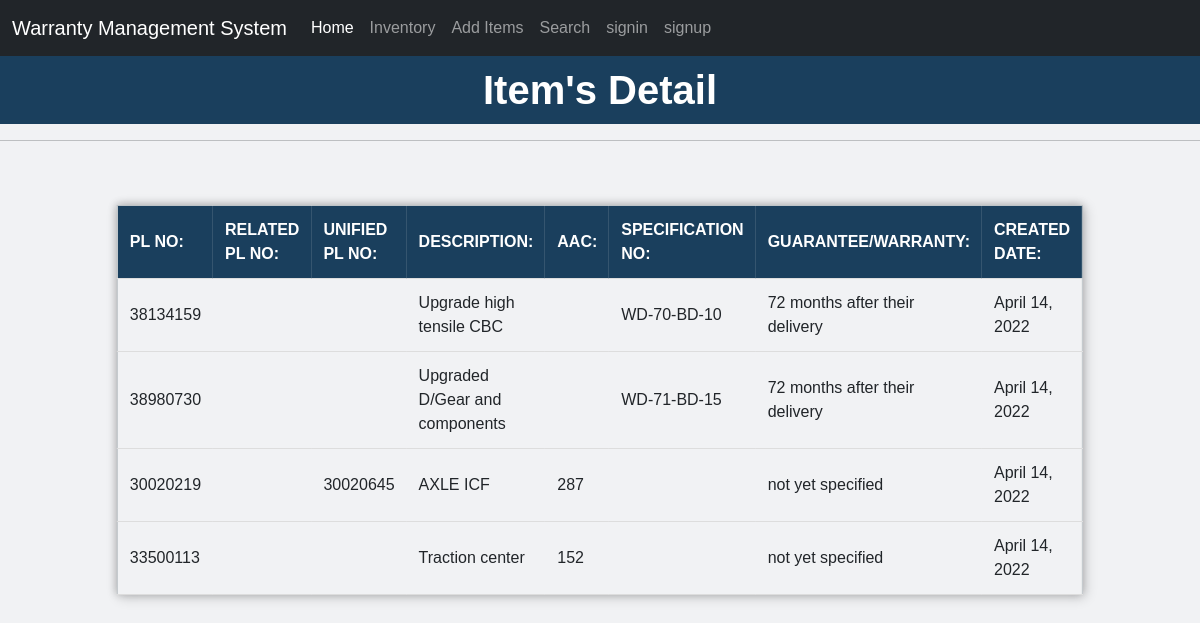
Page /inventory on the committed database.
### warranty/models.py (models this page shows, shortened)
class Additem(models.Model):
    plno=models.CharField(max_length=120)
    relatedplno=models.CharField(max_length=120)
    unifiedplno=models.CharField(max_length=120)
    desc=models.CharField(max_length=500)
    aac=models.CharField(max_length=120)
    specno=models.CharField(max_length=500)
    gw=models.CharField(max_length=500)
    date=models.DateField()

### warranty/views.py (the view)
# urls.py: path('inventory',views.inventory,name='inventory'),
def inventory(request):
    invent = Additem.objects.all()
    return render(request, 'inventory.html',{"invent":invent })

### templates/inventory.html (shortened to what this page needs)
{% extends 'base.html' %}
{% load static %}
{% block head %}
<link rel="stylesheet" href="{% static 'inventory.css' %}">
{% endblock head %}
{% block body %}
		<h1>Item's Detail</h1>
		<hr>
	  <table>
      		 <tr id="header">
       		     <th>PL NO:</th>
        	     <th>RELATED PL NO:</th>
        	     <th>UNIFIED PL NO:</th>
         	     <th>DESCRIPTION:</th>
            	 <th>AAC:</th>
				 <th>SPECIFICATION NO:</th>
				 <th>GUARANTEE/WARRANTY: </th>
				 <th>CREATED DATE: </th>
             </tr>
			 {% for Inventory in invent %}
      	    <tr>
          	     <td>{{Inventory.plno}} </td>
           		 <td>{{Inventory.relatedplno}} </td>
          	     <td>{{Inventory.unifiedplno}} </td>
          	     <td> {{Inventory.desc}} </td>
           		 <td>{{Inventory.aac}} </td>
				<td>{{Inventory.specno}} </td>
				<td>{{Inventory.gw}} </td>
				<td>{{Inventory.date}} </td>
        	</tr>
			{% endfor %}
      </table>
{% endblock body %}

### templates/base.html (shortened to what this page needs)
<!doctype html>
<html lang="en">
  <head>
    <link href="https://cdn.jsdelivr.net/npm/bootstrap@5.1.3/dist/css/bootstrap.min.css" rel="stylesheet">
         {% block head %}   {% endblock head %}
  </head>
  <body>
    <nav class="navbar navbar-expand-lg navbar-dark bg-dark">
        <div class="container-fluid">
          <a class="navbar-brand" href="{% url 'home' %}">Warranty Management System</a>
          <div class="collapse navbar-collapse" id="navbarSupportedContent">
            <ul class="navbar-nav me-auto mb-2 mb-lg-0">
              <li class="nav-item">
                <a class="nav-link active" aria-current="page" href="{% url 'home' %}">Home</a>
              </li>
              <li class="nav-item">
                <a class="nav-link" href="{% url 'inventory' %}">Inventory</a>
              </li>
              <li class="nav-item">
                <a class="nav-link" href="{% url 'additem' %}">Add Items</a>
              </li>
              <li class="nav-item">
                <a class="nav-link" href="{% url 'search' %}">Search</a>
              </li>
              {% if user.is_authenticated %}
              <li class="nav-item">
              <a class="nav-link" href="{% url 'signout' %}">Logout</a>
              {% else %}
              <li class="nav-item">
              <a class="nav-link" href="{% url 'signin' %}">signin</a>
              <li class="nav-item">
              <a class="nav-link" href="{% url 'signup' %}">signup</a>
              {% endif %}
              </li>
            </ul>
          </div>
        </div>
      </nav>
      {% block body %}{% endblock body %}
  </body>
</html>

### static/inventory.css (style rules this page uses)
body { padding: 0px; margin: 0; font-family: Verdana, Geneva, Tahoma, sans-serif; background: #f1f2f4; }
table { position: absolute; left: 50%; top: 50%; transform: translate(-50%, -50%); border-collapse: collapse; width: 800px; height: 250px; border: 1px solid #bdc3c7; box-shadow: 2px 2px 12px rgba(0, 0, 0, 0.2), -1px -1px 8px rgba(0, 0, 0, 0.2); }
tr { transition: all .2s ease-in; cursor: pointer; }
th, td { padding: 12px; text-align: left; border-bottom: 1px solid #ddd; }
#header { background-color: #1a3f5d; color: #fff; }
h1 { font-weight: 600; text-align: center; background-color: #1a3f5d; color: #fff; padding: 10px 0px; }

### rows in the picture
Additem: plno "38134159", desc "Upgrade high tensile CBC", specno "WD-70-BD-10", gw "72 months after their delivery", date "April 14, 2022"
Additem: plno "38980730", desc "Upgraded D/Gear and components", specno "WD-71-BD-15", gw "72 months after their delivery", date "April 14, 2022"
Additem: plno "30020219", unifiedplno "30020645", desc "AXLE ICF", aac "287", gw "not yet specified", date "April 14, 2022"
Additem: plno "33500113", desc "Traction center", aac "152", gw "not yet specified", date "April 14, 2022"
